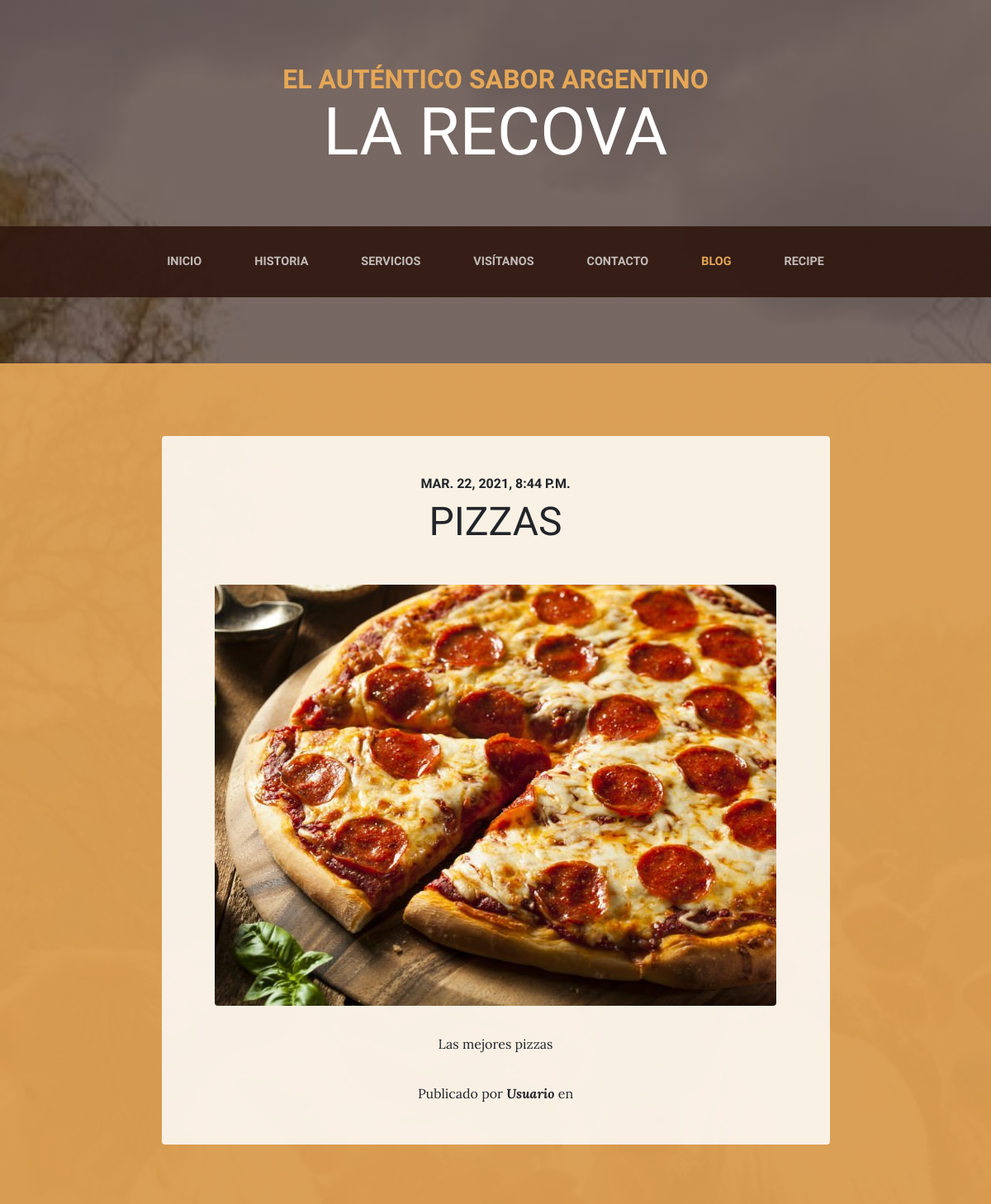
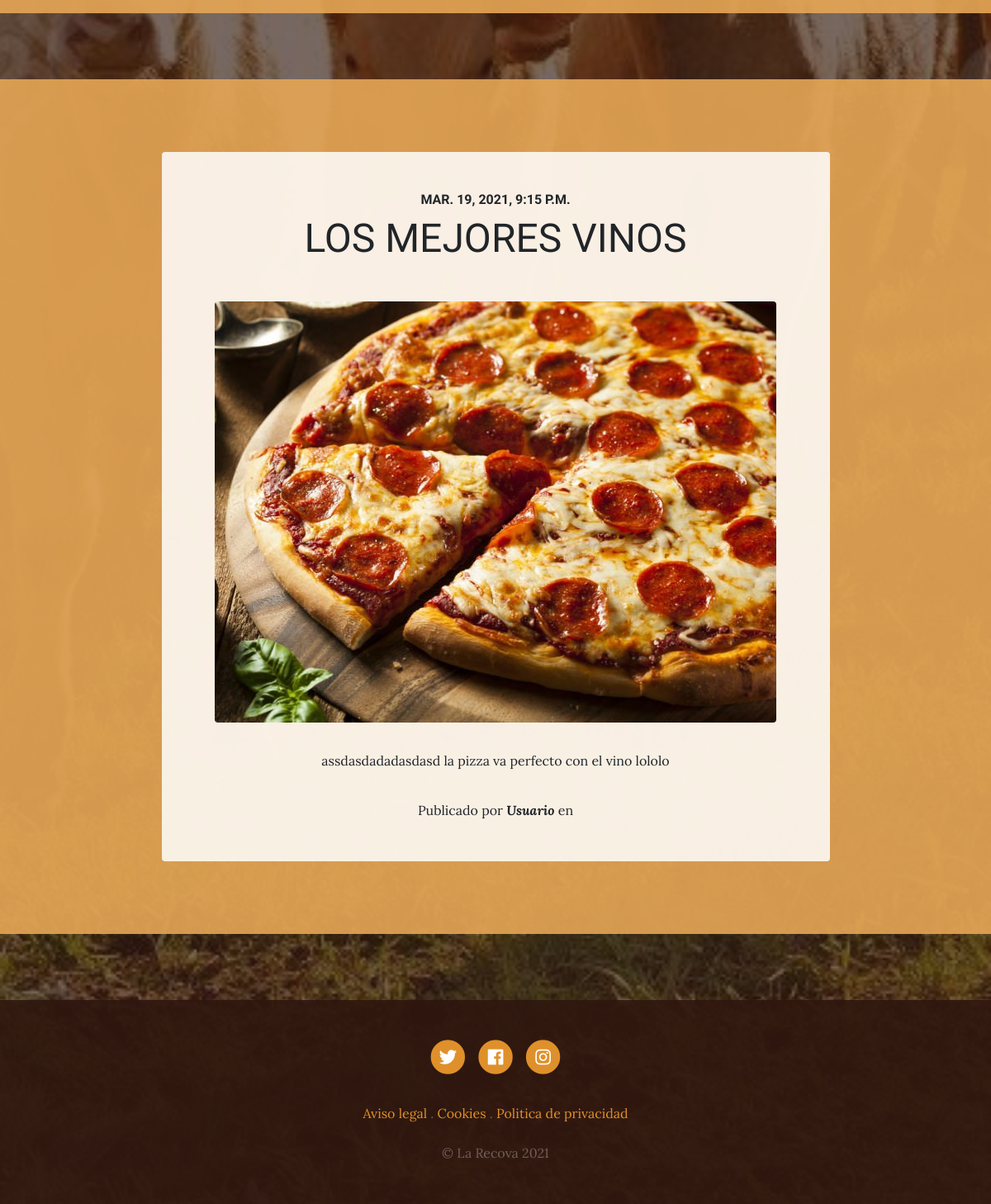
Screenshot of /blog/ with the database file from the repository (2 pictures, top to bottom).
### blog/models.py (models this page shows, shortened)
class Post(models.Model):
    title = models.CharField(max_length=200, verbose_name="Titulo")
    content = models.TextField(verbose_name = "Contenido")
    image = models.ImageField( verbose_name = "Imagén", upload_to="blog", null=True, blank=True)
    published = models.DateTimeField(verbose_name="Fecha de Publicacion", default=now)
    author = models.ForeignKey(User, verbose_name="Autor", on_delete=models.CASCADE)
    categories = models.ManyToManyField(Category, verbose_name="Categorias", related_name='get_posts')
    created = models.DateTimeField( auto_now_add=True,  verbose_name = "Fecha de Creacion")
    updated =  models.DateTimeField( auto_now =True,  verbose_name = "Fecha de Actualización")
    class Meta:
            verbose_name = "Blog"
            verbose_name_plural = "Blogs"
            ordering  = ['-created']

### pages/models.py (models this page shows, shortened)
class Page(models.Model):
    title = models.CharField(max_length=200, verbose_name="Titulo")
    content = RichTextField(verbose_name = "Contenido")
    created = models.DateTimeField( auto_now_add=True,  verbose_name = "Fecha de Creacion")
    updated =  models.DateTimeField( auto_now =True,  verbose_name = "Fecha de Actualización")
    class Meta:
            verbose_name = "Pagina"
            verbose_name_plural = "Paginas"
            ordering  = ['title']

### blog/views.py (the view)
# urls.py: path('', BlogTemplateView.as_view(), name="blog"),
class BlogTemplateView(TemplateView):
    template_name = 'blog/blog.html'
    def get_context_data(self, **kwargs):
        context = super().get_context_data(**kwargs)
        context['blogs'] = Post.objects.all()
        return context

### pages/templatetags/pages_extra.py (called while the page is built)
@register.simple_tag
def get_page_list():
    pages = Page.objects.all()
    return pages

### blog/templates/blog/blog.html (shortened to what this page needs)
{% extends 'core/base.html' %}
{% block content %}
{% load static %}
  {% for blog in blogs %}
    <section class="page-section cta">
        <div class="container">
          <div class="row">
            <div class="col-xl-9 mx-auto">
              <div class="cta-innerv text-center rounded">
                <h2 class="section-heading mb-5">
                  <span class="section-heading-upper">{{blog.published}}</span>
                  <span class="section-heading-lower">{{blog.title}}</span>
                </h2>
                <p class="mb-0">
                  <img class="mx-auto d-flex rounded img-fluid mb-3 mb-lg-0" src="{{blog.image.url}}" alt="">
                </p>
                <p class="mb-0 mbt">
                 {{blog.content}}
                </p>
                <p class="mb-0 mbt">
                  <span class="section-heading-under">Publicado por <em><b>{{blog.author}}</b></em> en </span>
                </p>
              </div>
            </div>
          </div>
        </div>
      </section>
  {% endfor %}
{% endblock %}

### core/templates/core/base.html (shortened to what this page needs)
<!DOCTYPE html>
<html lang="es">
	<head>
		{%load static %}
		<link
			rel="stylesheet"
			href="https://stackpath.bootstrapcdn.com/bootstrap/4.1.1/css/bootstrap.min.css"
		/>
		<link
			rel="stylesheet"
			href="https://use.fontawesome.com/releases/v5.0.13/css/all.css"
		/>
		<link href="{% static 'core/css/business-casual.css' %}" rel="stylesheet" />
	</head>
	<body>
		<h1 class="site-heading text-center text-white d-none d-lg-block">
			<span class="site-heading-upper text-primary mb-3">El auténtico sabor argentino</span>
			<span class="site-heading-lower">La Recova</span>
		</h1>
		<nav class="navbar navbar-expand-lg navbar-dark py-lg-4" id="mainNav">
			<div class="container">
				<div class="collapse navbar-collapse" id="navbarResponsive">
					<ul class="navbar-nav mx-auto">
						<li class="nav-item px-lg-4 {% if request.path == '/' %} active {% endif %}">
							<a class="nav-link text-uppercase text-expanded" href="{% url 'home' %}">Inicio</a>
						</li>
						<li class="nav-item px-lg-4 {% if request.path == '/history/' %} active {% endif %}">
							<a class="nav-link text-uppercase text-expanded" href="{% url 'history' %}">Historia</a>
						</li>
						<li class="nav-item px-lg-4 {% if request.path == '/services/' %} active {% endif %}">
							<a class="nav-link text-uppercase text-expanded" href="{% url 'services' %}">Servicios</a>
						</li>
						<li class="nav-item px-lg-4 {% if request.path == '/store/' %} active {% endif %}">
							<a class="nav-link text-uppercase text-expanded" href="{% url 'store' %}">Visítanos</a>
						</li>
						<li class="nav-item px-lg-4 {% if request.path == '/contact/' %} active {% endif %}">
							<a class="nav-link text-uppercase text-expanded" href="{% url 'contact' %}">Contacto</a>
						</li>
						<li class="nav-item px-lg-4 {% if request.path|slice:'6' == '/blog/' %} active {% endif %}">
							<a class="nav-link text-uppercase text-expanded" href="{% url 'blog' %}">Blog</a>
						</li>
						<li class="nav-item px-lg-4 {% if request.path|slice:'6' == '/recipe/' %} active {% endif %}">
							<a class="nav-link text-uppercase text-expanded" href="{% url 'recipes' %}">Recipe</a>
						</li>
					</ul>
				</div>
			</div>
		</nav>
		{% block content %}{% endblock %}
		<footer class="footer text-faded text-center py-5">
			<div class="container">
				<p class="m-0">
					<a href="#" class="link">
						<span class="fa-stack fa-lg">
							<i class="fa fa-circle fa-stack-2x"></i>
							<i class="fab fa-twitter fa-stack-1x fa-inverse"></i>
						</span>
					</a>
					<a href="#" class="link">
						<span class="fa-stack fa-lg">
							<i class="fa fa-circle fa-stack-2x"></i>
							<i class="fab fa-facebook fa-stack-1x fa-inverse"></i>
						</span>
					</a>
					<a href="#" class="link">
						<span class="fa-stack fa-lg">
							<i class="fa fa-circle fa-stack-2x"></i>
							<i class="fab fa-instagram fa-stack-1x fa-inverse"></i>
						</span>
					</a>
				</p>
				<p class="m-0 mbt">
					{% load pages_extra %} {% get_page_list as page_list %} {% for page in page_list %}
					<a href="{% url 'page' page.id page.title|slugify %}" class="link">{{ page.title }}</a>
					{% if not forloop.last %} . {% endif %} {% endfor %}
				</p>
				<p class="m-0 mbt1">&copy; La Recova 2021</p>
			</div>
		</footer>
	</body>
</html>

### core/static/core/css/business-casual.css (style rules this page uses)
body { font-family: "Lora"; background: linear-gradient(rgba(47, 23, 15, 0.65), rgba(47, 23, 15, 0.65)), url("../img/bg.jpeg"); background-attachment: fixed; background-position: center; background-size: cover; }
h1, h2, h3, h4, h5, h6 { font-family: "Raleway"; }
p { line-height: 1.75; }
.text-faded { color: rgba(255, 255, 255, 0.3); }
.site-heading { margin-top: 5rem; margin-bottom: 5rem; text-transform: uppercase; line-height: 1; font-family: "Raleway"; }
.site-heading .site-heading-upper { display: block; font-size: 2rem; font-weight: 800; }
.site-heading .site-heading-lower { font-size: 5rem; font-weight: 100; line-height: 4rem; }
.page-section { margin-top: 5rem; margin-bottom: 5rem; }
.section-heading { text-transform: uppercase; }
.section-heading .section-heading-upper { display: block; font-size: 1rem; font-weight: 800; padding-bottom: 0.5rem; }
.section-heading .section-heading-lower { display: block; font-size: 3rem; font-weight: 100; }
#mainNav { background-color: rgba(47, 23, 15, 0.9); font-family: "Raleway"; }
#mainNav .navbar-nav .nav-item .nav-link { color: rgba(255, 255, 255, 0.7); font-weight: 800; }
#mainNav .navbar-nav .nav-item.active .nav-link { color: #e6a756; }
@media (min-width: 992px) { #mainNav .navbar-nav .nav-item .nav-link { font-size: 0.9rem; } }
.cta { padding-top: 5rem; padding-bottom: 5rem; background-color: rgba(230, 167, 86, 0.9); }
.cta .cta-innerv { position: relative; padding: 3rem; margin: 0.5rem; background-color: rgba(255, 255, 255, 0.85); }
.footer { background-color: rgba(47, 23, 15, 0.9); }
.text-primary { color: #e6a756 !important; }
.mbt { padding-top: 2rem; }
.mbt1 { padding-top: 1.25rem; }
a.link { color: #df902a; }

### rows the page displays
Post: published "MAR. 22, 2021, 8:44 P.M.", title "PIZZAS", image (picture), content "Las mejores pizzas", author "Usuario"
Post: published "MAR. 19, 2021, 9:15 P.M.", title "LOS MEJORES VINOS", image (picture), content "assdasdadadasdasd la pizza va perfecto con el vino lololo", author "Usuario"
Page: title "Aviso legal"
Page: title "Cookies"
Page: title "Politica de privacidad"
